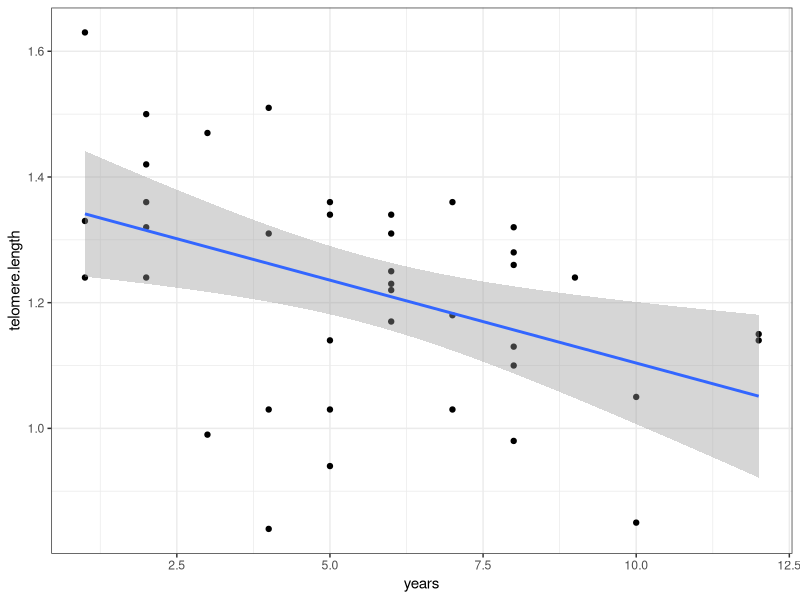
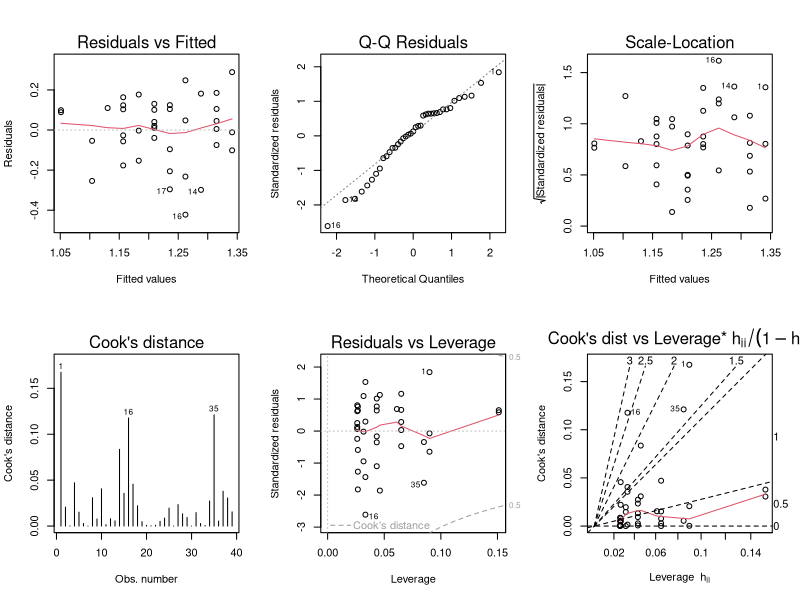
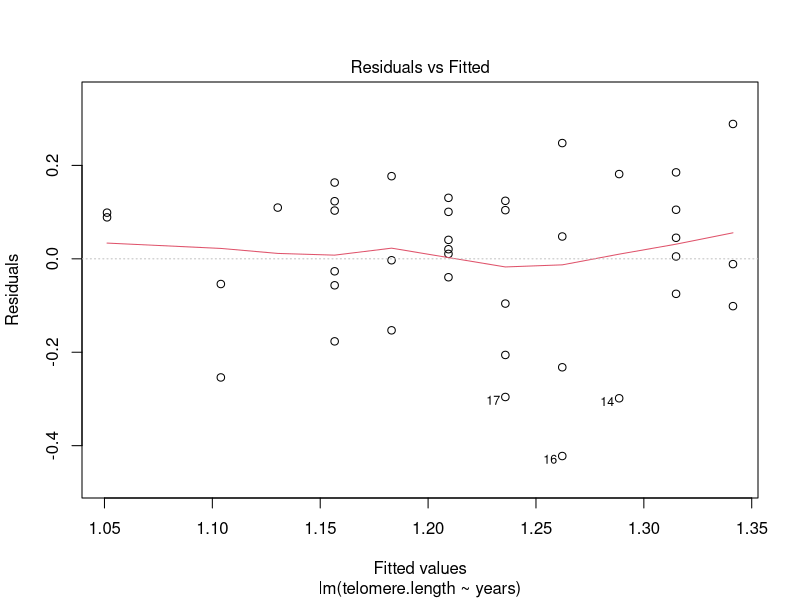
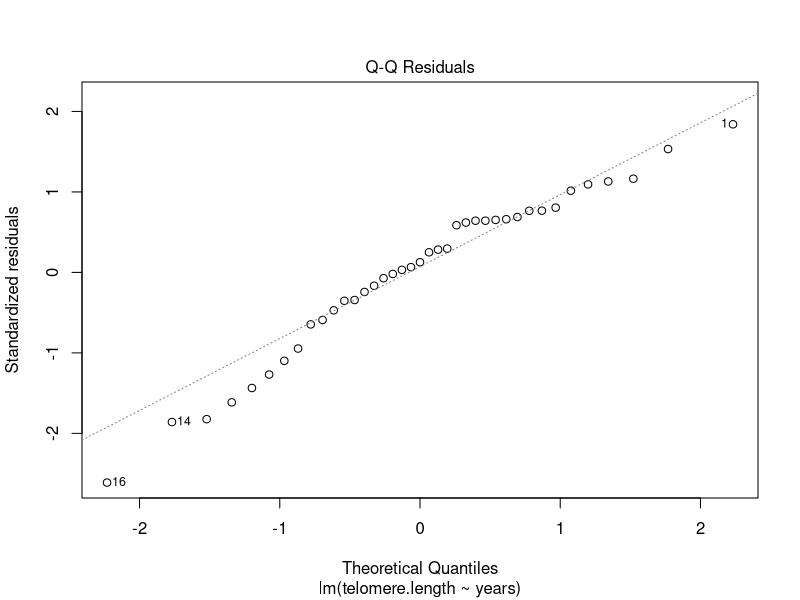
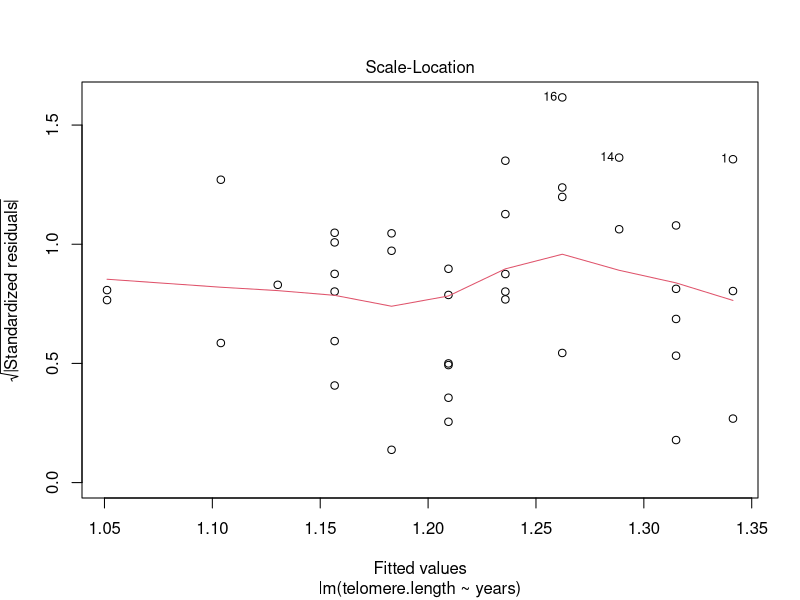
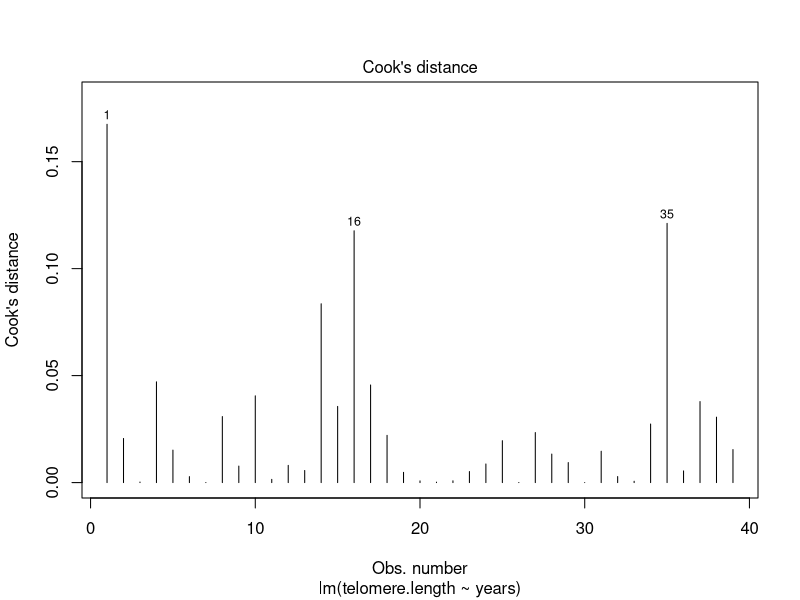
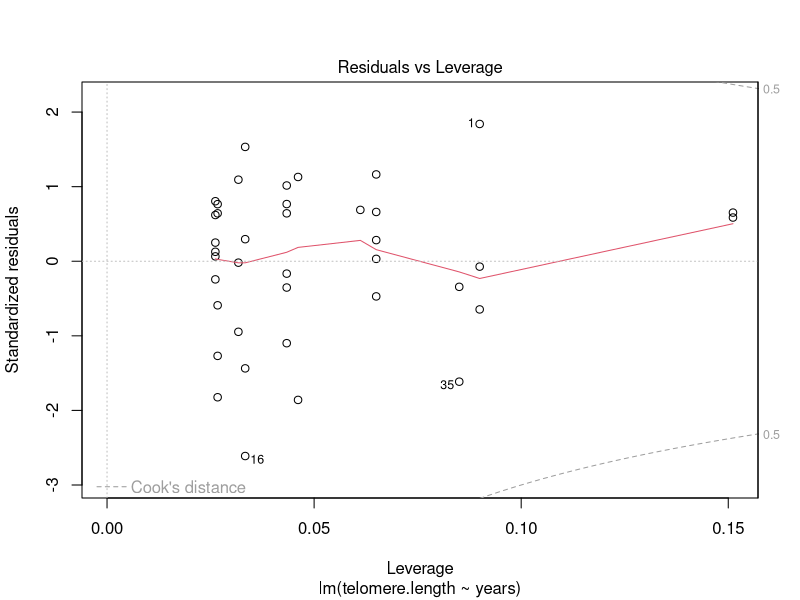
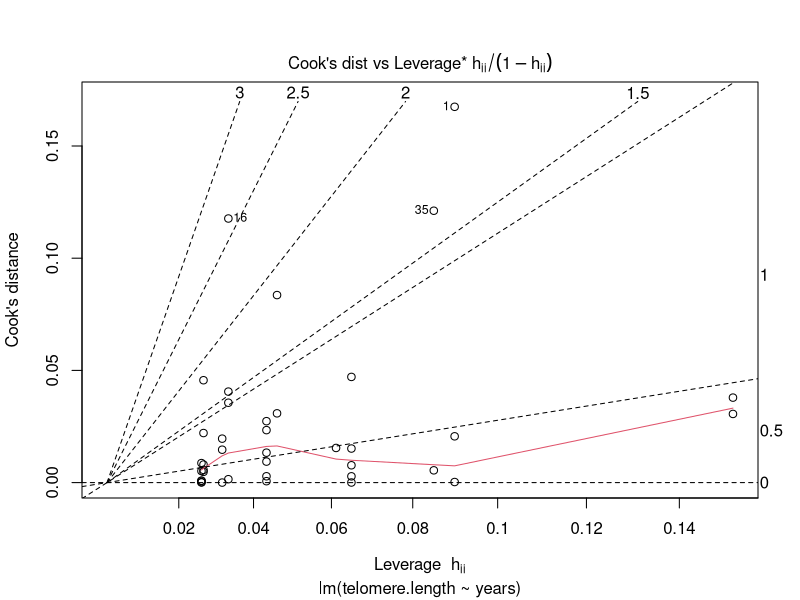

Write R code to recreate these figures, in order.
## ----libraries, message=FALSE, warning=FALSE, echo=FALSE-----------------
library("dplyr")
library("ggplot2")

## ----set_seed, echo=FALSE------------------------------------------------
set.seed(2)

## ----data, echo=FALSE, warning=FALSE-------------------------------------
# From `abd` package
Telomeres <- structure(list(years = c(1L, 1L, 1L, 2L, 2L, 2L, 2L, 3L, 2L, 
4L, 4L, 5L, 5L, 3L, 4L, 4L, 5L, 5L, 5L, 6L, 6L, 6L, 6L, 6L, 7L, 
6L, 8L, 8L, 8L, 7L, 7L, 8L, 8L, 8L, 10L, 10L, 12L, 12L, 9L), 
    telomere.length = c(1.63, 1.24, 1.33, 1.5, 1.42, 1.36, 1.32, 
    1.47, 1.24, 1.51, 1.31, 1.36, 1.34, 0.99, 1.03, 0.84, 0.94, 
    1.03, 1.14, 1.17, 1.23, 1.25, 1.31, 1.34, 1.36, 1.22, 1.32, 
    1.28, 1.26, 1.18, 1.03, 1.1, 1.13, 0.98, 0.85, 1.05, 1.15, 
    1.14, 1.24)), .Names = c("years", "telomere.length"), class = "data.frame", row.names = c(NA, 
-39L))

ggplot(Telomeres, aes(years, telomere.length)) + 
  geom_point() + 
  stat_smooth(method = "lm") + 
  theme_bw()

## ----default_diagnostics, dependson = "data"-----------------------------
m <- lm(telomere.length ~ years, Telomeres)
opar = par(mfrow=c(2,3)); plot(m, 1:6, ask = FALSE); par(opar)

## ----leverage, dependson="data"------------------------------------------
m <- lm(telomere.length~years, Telomeres)

cbind(Telomeres, leverage = hatvalues(m)) %>%
  select(years, leverage) %>% 
  unique() %>% 
  arrange(-years)

## ----residuals, dependson="data"-----------------------------------------
m <- lm(telomere.length~years, Telomeres)

Telomeres %>%
  mutate(leverage     = hatvalues(m), 
         residual     = residuals(m), 
         standardized = rstandard(m),
         studentized  = rstudent(m)) 

## ----residual_vs_fitted, dependson="residuals"---------------------------
plot(m, 1)

## ----qqplot, dependson="residuals"---------------------------------------
plot(m, 2)

## ----absolute_residuals, dependson="residuals", echo=FALSE---------------
plot(m, 3)

## ----cooks_distance, dependson="residuals"-------------------------------
plot(m, 4)

## ----residuals_vs_leverage, dependson="residuals"------------------------
plot(m, 5)

## ----cooks_distance_vs_leverage, dependson="residuals"-------------------
plot(m, 6)

## ----residuals_vs_index, dependson="residuals", fig.height=3.5, echo=TRUE----
plot(residuals(m))

## ----residual_vs_explanatory, dependson="residuals", fig.height=3.5, echo=TRUE----
plot(Telomeres$years, residuals(m))
